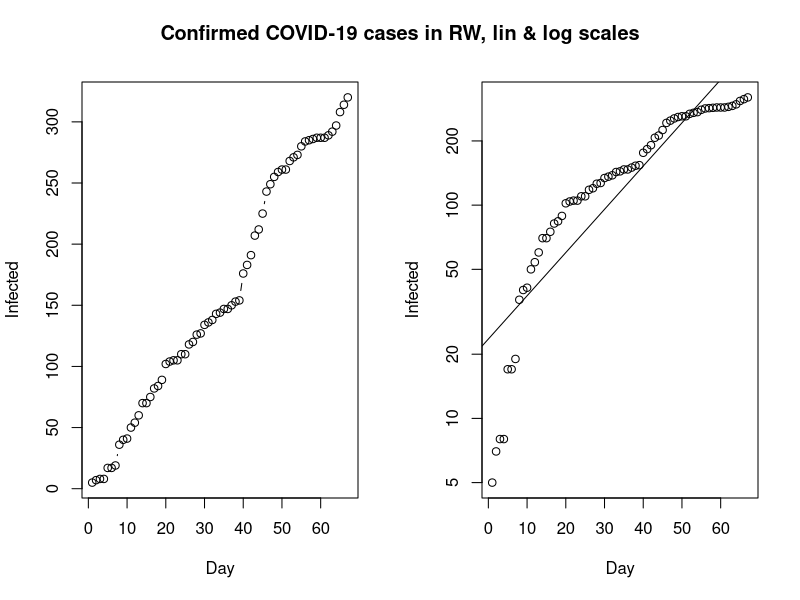
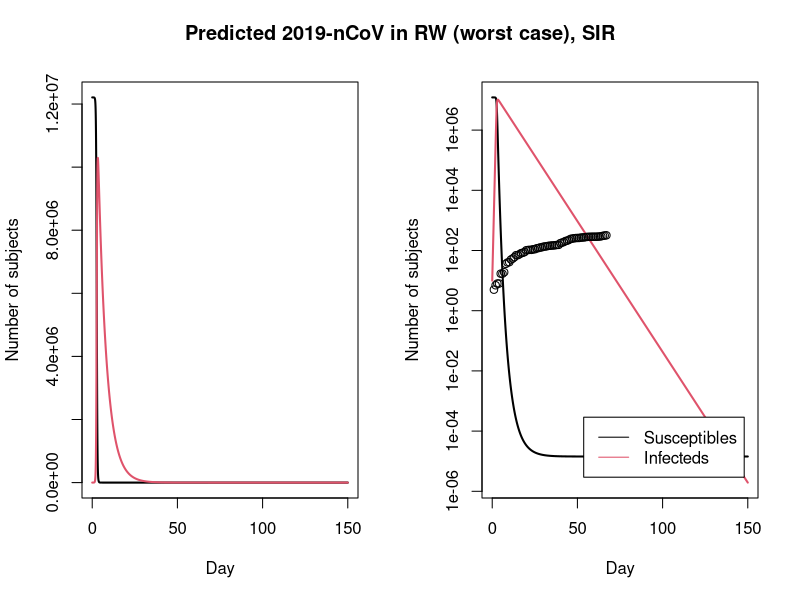
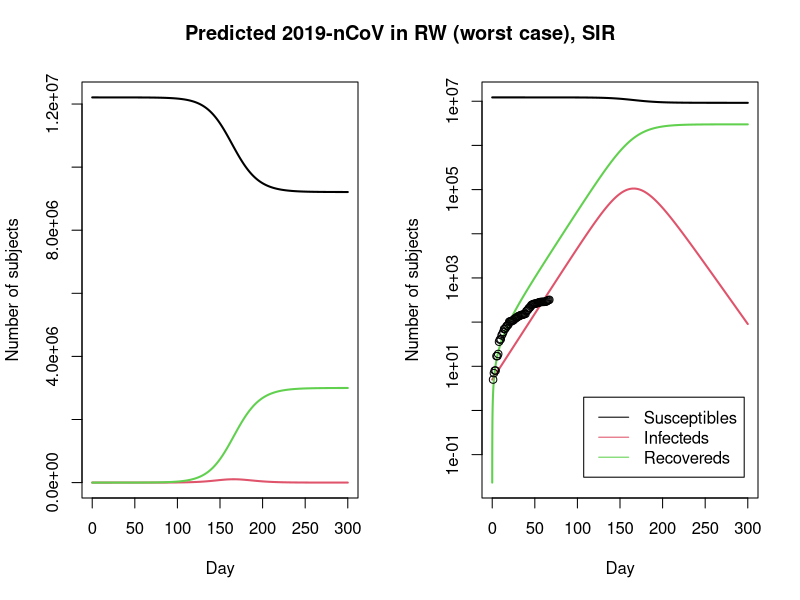
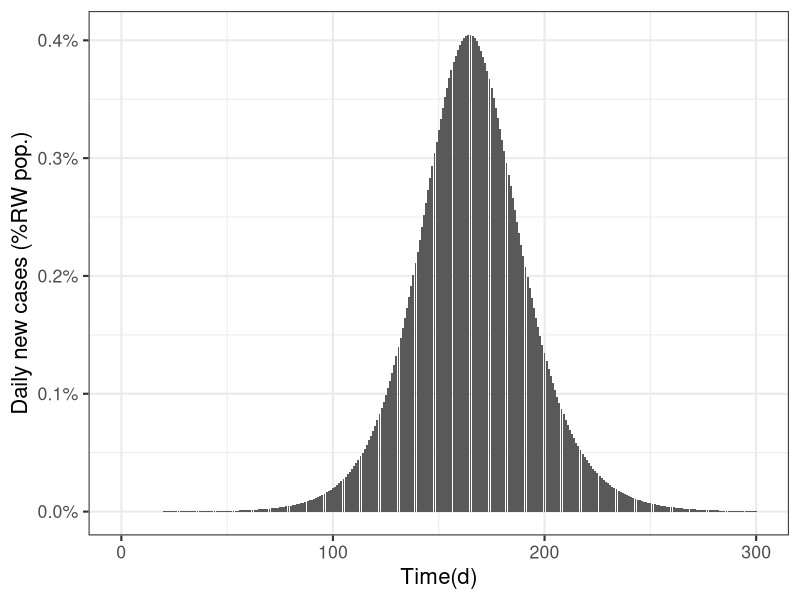

The R script that drew these images, in order:
## source: https://github.com/bbolker/bbmisc/blob/master/peak_I_simple.rmd
# https://tinu.shinyapps.io/Flatten_the_Curve/
# https://staff.math.su.se/hoehle/blog/2020/03/16/flatteningthecurve.html


install.packages("tidyverse")
library(tidyverse)

install.packages("pillar")
library(pillar)

install.packages("tidyr")
library(tidyr)

install.packages("dplyr")
library(dplyr)

install.packages("magrittr")
library(dplyr)

install.packages("ggplot2")
library(ggplot2); theme_set(theme_bw(base_size=16))

######################################################################
# sources: https://raw.githubusercontent.com/hoehleatsu/hoehleatsu.github.io/master/_source/2020-03-16-flatteningthecurve.Rmd
# Function to compute the derivative of the ODE system
#
#  t - time
#  y - current state vector of the ODE at time t
#  parms - Parameter vector used by the ODE system
#
# Returns:
#  list with one component being a vector of length two containing
#  dS(t)/dt and dI(t)/dt
######################################################################


# SW
# Infected <- c(0,0,0,0,0,0,0,0,0,1,1,1,1,1,1,1,1,1,1,1,1,1,1,1,1,1,1,1,1,1,1,1,1,1,1,2,7,7,12,14,15,21,35,94,101,161,203,248,355,500,599,814,961,1022,1103,1190,1279,1439,1639,1763,1934,2046,2286,2526,2840,3069,3447,3700,4028,4435,4947,5568,6131,6443,6830,7206,7693,8419,9141,9685,10151,10151)

# FR
# Infected <- c(0,0,2,3,3,3,4,5,5,5,6,6,6,6,6,6,6,11,11,11,11,11,11,11,12,12,12,12,12,12,12,12,12,12,14,18,38,57,100,130,191,204,285,377,653,949,1126,1209,1784,2281,2281,3661,4469,4499,6633,7652,9043,10871,12612,14282,16018,19856,22304,25233,29155,32964,37575,40174,44550,52128,56989,59105,64338,89953,92839,98010,109069,112950,117749,124869,129654,129654)

# US
# Infected <- c(1,1,2,2,5,5,5,5,5,7,8,8,11,11,11,11,11,11,11,11,12,12,13,13,13,13,13,13,13,13,15,15,15,51,51,57,58,60,68,74,98,118,149,217,262,402,518,583,959,1281,1663,2179,2727,3499,4632,6421,7783,13747,19273,25600,33276,43847,53740,65778,83836,101657,121465,140909,161831,188172,213372,243762,275586,308853,337072,366667,396223,429052,461437,496535,526396,526396)

# BE #Note. count starting as of march 1st when cases>1
#Infected <- c(0,0,0,0,0,0,0,0,0,0,0,0,0,1,1,1,1,1,1,1,1,1,1,1,1,1,1,1,1,1,1,1,1,1,1,1,1,1,1,2,8,13,23,50,109,169,200,239,267,314,314,559,689,886,1058,1243,1486,1795,2257,2815,3401,3743,4269,4937,6235,7284,9134,10836,11899,12775,13964,15348,16770,18431,19691,20814,22194,23403,24983,26667,28018,28018)

# RW
Infected <- c(5,7,8,8,17,17,19,36,40,41,50,54,60,70,70,75,82,84,89,102,104,105,105,110,110,118,120,126,127,134,136,138,143,144,147,147,150,153,154,176,183,191,207,212,225,243,249,255,259,261,261,268,271,273,280,284,285,286,287,287,287,289,292,297,308,314,320)

Day <- 1:(length(Infected)) # length of the infection period

# Population size: 1e6 (1 milliion) or 1e7 (10 millions)
#N <- 1e6 OR, better, actual countries' population

#N <- 66000000 # pupulation of the UK
#N <- 10230000 # pupulation of the SW
#N <- 66990000 # pupulation of the FR
#N <- 32820000 # pupulation of the US
#N <- 11460000 # pupulation of the BE
N <- 12210000 # pupulation of the RW

# Plot coutnry's confirmed cases
old <- par(mfrow = c(1, 2))
#plot(Day, Infected, type ="b") # bubbles
plot(Day, Infected, type ="b")
plot(Day, Infected, log = "y") # type b by default
abline(lm(log10(Infected) ~ Day))
title("Confirmed COVID-19 cases in RW, lin & log scales", outer = TRUE, line = -2)


# Plot the ODE system.
## let's try with this sir model and extrapolate to maybe 90 days, via epidemiologic modeling
SIR <- function(time, state, parameters) {
  par <- as.list(c(state, parameters))
  with(par, {
    dS <- -beta/N * I * S
    dI <- beta/N * I * S - gamma * I
    dR <- gamma * I
    list(c(dS, dI, dR))
  })
}

## OR
sir <- function(t, y, parms) {
  beta <- parms[1]
  gamma <- parms[2]
  S <- y[1]
  I <- y[2]
  return(list(c(S = -beta * S * I, I = beta * S * I - gamma * I)))
}


# Population size: 1e6 (1 milliion) or 1e7 (10 millions)
#N <- 1e6 
# Rate at which person stays in the infectious compartment (disease specific and tracing specific)
# γ=0.2 corresponding here to an average length of the infective period of 5 days.
gamma <- 1/5 
#gamma <- 0.3813767
# Infectious contact rate - beta = R0/N*gamma and when R0 \approx 2.25 then  2.25/N*gamma i.e
# a contact rate of β=0.0000004 means that the contact rate with a given individual is 0.0000004 contacts per day.
beta <- 4.5e-07 
#beta <- 0.6186234
# R0 for the beta and gamma values
# Altogether, this leads to an R0 of 2.25, which roughly corresponds to the R0 of SARS-CoV-2
#R0 <- beta*N/gamma
R0 <- beta/gamma
#[1] 2.25e-06
#[1] 1.62208


## We can now solve the ODE system using the above parameters and an initial number of infectious of, say, 10:

# Load package to numerically solve ODEs
library(deSolve)

# Grid where to evaluate
max_time <- 150
times <- seq(0, max_time, by=0.01)

# time in days, prediction to up to 90 days (highly unlikely fact will confirm the hypothesis though)
#fit <- data.frame(ode(y = init, times = t, func = SIR, parms = Opt_par))
fit <- data.frame(rk4(y = c(N - 10, 10), times = times, func = sir, parms = c(beta, gamma)))
col <- 1:3 # colour
print(fit)

#sink('fit1_RW_02052020.txt'); fit; sink()
#write.csv(fit, "fit1_RW_02052020.csv")

# Plot infection curve
matplot(fit$time, fit[ , 2:3], type = "l", xlab = "Day", ylab = "Number of subjects", lwd = 2, lty = 1, col = col)
matplot(fit$time, fit[ , 2:3], type = "l", xlab = "Day", ylab = "Number of subjects", lwd = 2, lty = 1, col = col, log = "y")

points(Day, Infected)
legend("bottomright", c("Susceptibles", "Infecteds"), lty = 1, lwd = 1, col = col, inset = 0.05)
title("Predicted 2019-nCoV in RW (worst case), SIR", outer = TRUE, line = -2)



init <- c(S = N-Infected[1], I = Infected[1], R = 0)
RSS <- function(parameters) {
  names(parameters) <- c("beta", "gamma")
  out <- ode(y = init, times = Day, func = SIR, parms = parameters)
  fit <- out[ , 3]
  sum((Infected - fit)^2)
}

# general optimazion nethod based on Nelder-Mead
# https://en.wikipedia.org/wiki/Nelder%E2%80%93Mead_method
Opt <- optim(c(0.5, 0.5), RSS, method = "L-BFGS-B", lower = c(0, 0), upper = c(1, 1)) # optimize with some sensible conditions
Opt$message
## [1] [1] "ERROR: ABNORMAL_TERMINATION_IN_LNSRCH"

Opt_par <- setNames(Opt$par, c("beta", "gamma"))
print(Opt_par)
#beta     gamma 
#0.5587536 0.4412487 

gamma <- 0.4412487  
# Infectious contact rate - beta = R0/N*gamma 
# a contact rate of β=0.5587536  means that the contact rate with a given individual is 0.5587536  contacts per day.
beta <- 0.5587536 
# R0 for the beta and gamma values
#
R0 = 1/0.8059199
#[1] 1.240818


# Grid where to evaluate
max_time <- 300 # here predictions up to 150 days, i.e + (length(Day)-max_time) beyond length(Day)
times <- seq(0, max_time, by=0.01)

# time in days, prediction to up to 90 days (highly unlikely fact will confirm the hypothesis though)
#fit <- data.frame(ode(y = init, times = t, func = SIR, parms = Opt_par))
fit <- data.frame(ode(y = init, times = times, func = SIR, parms = Opt_par))
col <- 1:3 # colour
print(fit)

#sink('fit0_RW_22052020.txt'); fit; sink()
#write.csv(fit, "fit0_RW_22052020.csv")


# Plot infection curve
matplot(fit$time, fit[ , 2:4], type = "l", xlab = "Day", ylab = "Number of subjects", lwd = 2, lty = 1, col = col)
#legend("bottomright", c("Susceptibles", "Infecteds", "Recovereds"), lty = 1, lwd = 1, col = col, inset = 0.05)
matplot(fit$time, fit[ , 2:4], type = "l", xlab = "Day", ylab = "Number of subjects", lwd = 2, lty = 1, col = col, log = "y")

points(Day, Infected)
legend("bottomright", c("Susceptibles", "Infecteds", "Recovereds"), lty = 1, lwd = 1, col = col, inset = 0.05)
title("Predicted 2019-nCoV in RW (worst case), SIR", outer = TRUE, line = -2)

#Rplot0_covid19-RW-new-cases_02052020

## We can now solve the ODE system using the above parameters and an initial number of infectious of, say, 10:
# Load package to numerically solve ODEs
library(deSolve)

# Solve ODE system using Runge-Kutta numerical method.
# ode_solution <- rk4(y = c(N - 10, 10), times = times, func = sir, parms = c(beta, gamma)) %>%
ode_solution <- ode(y = init, times = times, func = SIR, parms = Opt_par) %>%
  as.data.frame() %>%
  setNames(c("t", "S", "I", "R")) %>%
  mutate(beta = beta, gama = gamma, R0 = N * beta / gamma, s = S / N, i = I / N, type = "without_intervention")

ode_solution_daily <- ode_solution %>%
  filter(t %in% seq(0, max_time, by = 1)) %>%
  mutate(C = if_else(row_number() == 1, 0, lag(S) - S), c = C / N)


## The epidemic curve of new infections per day is shown below:
df_plot <- ode_solution_daily %>% select(t, c) %>% 
  pivot_longer(-t, names_to= "Quantity", values_to = "Proportion") 
ggplot(df_plot, aes(x=t, y=Proportion)) + geom_col() + 
  xlab("Time(d)") + ylab("Daily new cases (%RW pop.)") + scale_y_continuous(labels=scales::percent)


# Function to compute the final size.
s_inf <- function(R0) {
  
  f_target <- function(x) { x - exp(-R0*(1-x)) }
  
  result <- uniroot(f_target, lower=1e-12, upper=1-1e-12)$root
  
  return(result)
}

# Final proportion of infected.
1 - s_inf(R0)
#[1] 0.3612606


## We can use the above equation to verify that the larger $R_0$, the larger is the final size of the outbreak:
R0_grid <- c(1.25, 1.5, 1.75,2, 2.25, 2.5, 3)
map_dbl( R0_grid, ~ 1-s_inf(.x)) %>% setNames(R0_grid) %>% scales::percent(accuracy=1)
